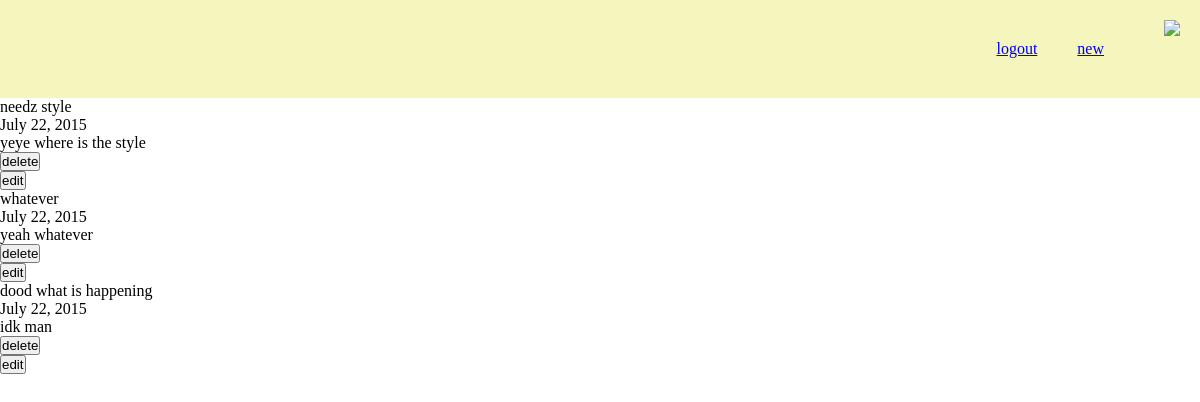
Page /idiot/ on the earlier database version.
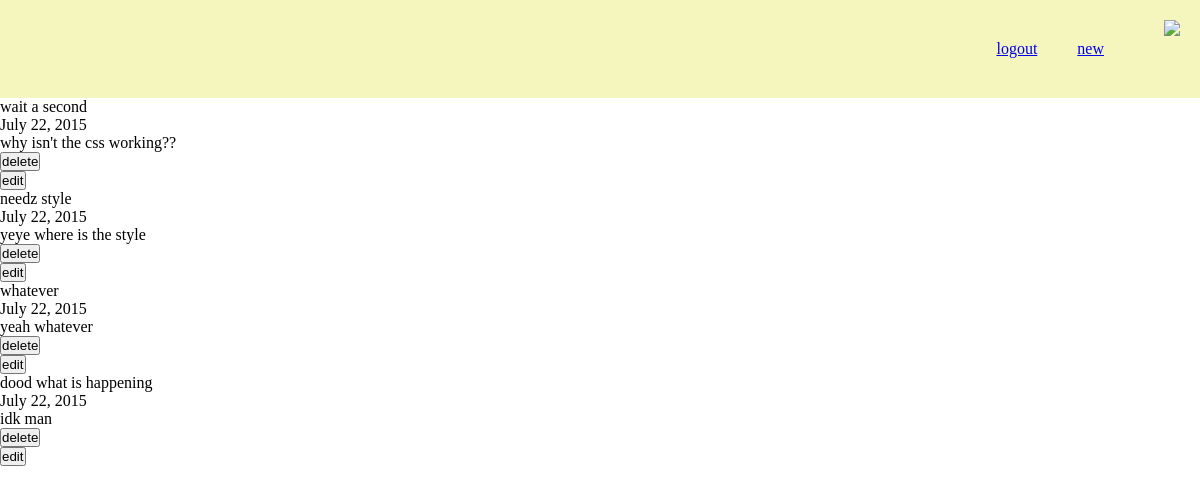
Same page on the later database version.
### post/models.py (models this page shows, shortened)
class Post(models.Model):
    author = models.ForeignKey(User)
    text = models.TextField()
    subject = models.CharField(max_length=20)
    date = models.DateField(timezone.now())

### post/views.py (the view)
# urls.py: url(r'^(?P<username>[\w-]+)/$', views.main, name='main'),
def main(request, username):
	u = get_object_or_404(User, username=username)
	p = u.post_set.all().order_by('-id')
	if u.is_authenticated():
		return render(request, 'post/index.html', {'user' : u, 'posts' : p, 'logged' : 'yes'})
	else :
		return render(request, 'post/index.html', {'user' : u, 'posts' : p})

### post/templates/post/index.html (shortened to what this page needs)
{% load staticfiles %}
<head>
	<link rel="stylesheet" type="text/css" href="{% static "css/poststyle.css" %}">
</head>
{% if logged %}
	<div id = "nav">
		<div id = "logo">
			<img src="post.svg">
		</div>
		{% if user.is_authenticated %}
		<div id = "transfer">
			<div id = "new">
				<a href = "{% url 'post:new' user.username %}">new</a>
			</div>
			<div id = "logout">
				<a href = "{% url 'login:done' user.username %}">logout</a>
			</div>
		{% else %}
			<div id = "login">
				<a href = "{% url 'login:index' %}">login</a>
			</div>
		</div>
		{% endif %}
	</div>
</div>
    <ul>
    {% for post in posts %}
	<li>
		<div id = "post">
			<div id = "sub">
				{{ post.subject }}
			</div>
			<div id = "date">
				{{ post.date }}
			</div>
			<div id = "text">
				{{ post.text }}
			</div>
		</div>
		{% if logged %}
			<form action = "{% url 'post:delete' post.id %}" method='POST'>
				<input type="submit" value="delete">
			</form>
			<form action = "{% url 'post:edit' post.id %}" method='POST'>
				<input type="submit" value="edit">
			</form>
		{% endif %}
	</li>
    {% endfor %}
    </ul>
{% else %}
    <p>No User lol made.</p>
{% endif %}

### post/static/css/poststyle.css (style rules this page uses)
* { margin: 0; padding: 0; }
#nav { background-color: #F5F5BE; display: inline-block; width: 100%; }
#nav div { display: inline-block; float: right; padding: 20px; }
#transfer { float: right; }
#logo { float: left; }
li { list-style: none; }

Differences in the rows shown:
added Post: subject "wait a second", date "July 22, 2015", text "why isn't the css working??"
